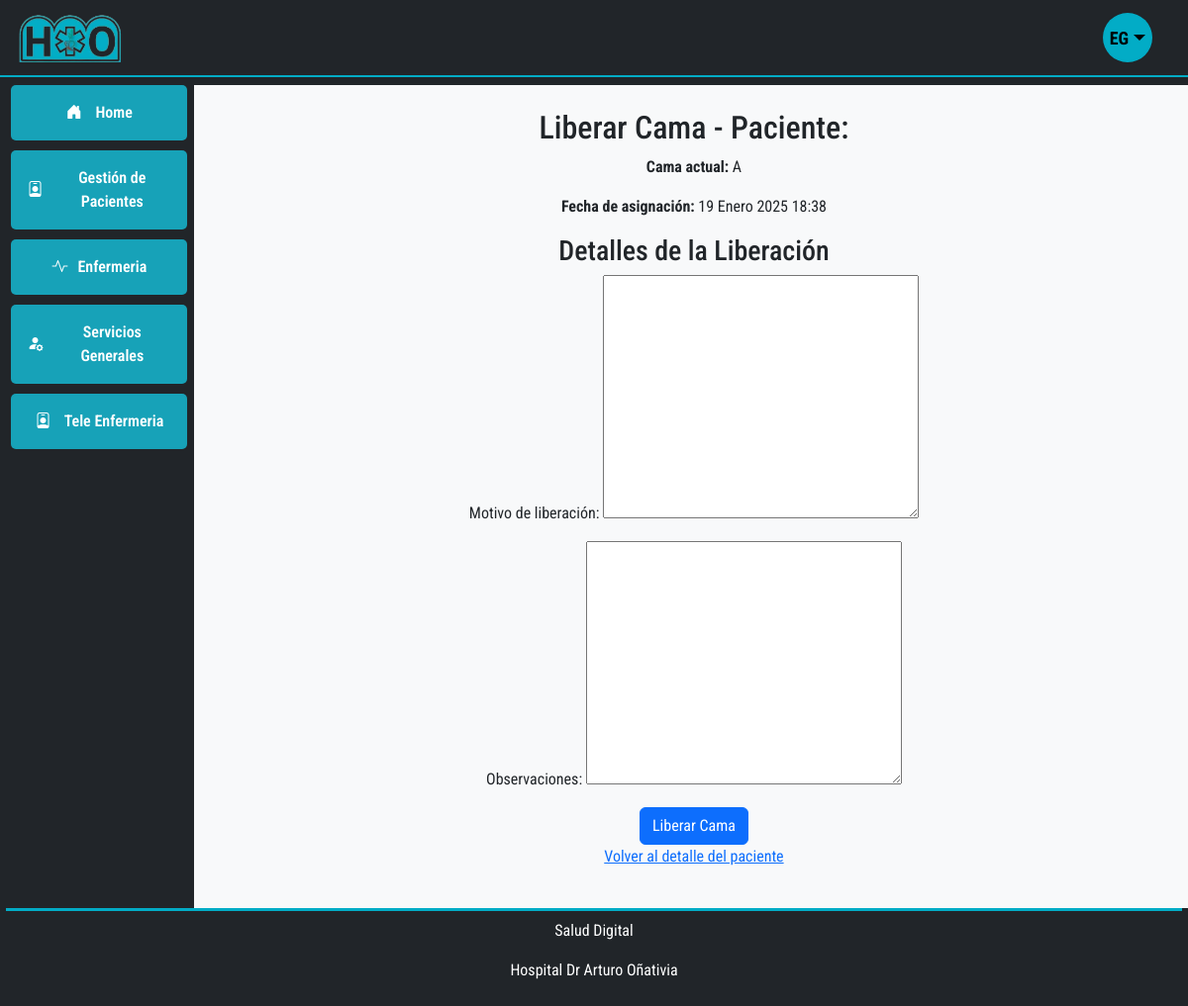
/liberar-cama/1/ (signed in), run on the app's committed database.
### users/models.py (models this page shows, shortened)
class User(AbstractUser, PermissionsMixin):
    first_name = None  # Sobrescribir el campo first_name de AbstractUser
    last_name = None   # Sobrescribir el campo last_name de AbstractUser
    username = None
    name = models.CharField(
        gettext_lazy('First name'), max_length=30, blank=False, null=False
    )
    lastname = models.CharField(
        gettext_lazy('Last name'), max_length=30, blank=False, null=False
    )
    cellphone = models.CharField(
        gettext_lazy('Cellphone'), max_length=10, blank=True, null=True
    )
    email = models.EmailField(
        gettext_lazy('Email'), max_length=254, unique=True, null=False
    )
    uuid = models.UUIDField(unique=True, default=uuid.uuid4, editable=False)
    date_joined = models.DateTimeField(gettext_lazy('Date joined'), auto_now_add=True)
    is_staff = models.BooleanField(gettext_lazy('Staff'), default=False, help_text=gettext_lazy('Designates whether the user can log into this admin site.'))
    is_active = models.BooleanField(gettext_lazy('Active'), default=False)
    servicio = models.CharField(gettext_lazy('Service'), max_length=30, blank=True, null=True)
    cargo = models.CharField(gettext_lazy('Cargo'), max_length=30, blank=True, null=True)
    objects = UserManager()
    USERNAME_FIELD = "email"
    REQUIRED_FIELDS = ["name", "lastname"]
    class Meta:
        verbose_name = gettext_lazy('user')
        verbose_name_plural = gettext_lazy('users')

### gestioncamas/models.py (models this page shows, shortened)
class PacienteCama(models.Model):
    paciente = models.ForeignKey(
        Paciente, on_delete=models.SET_NULL, null=True, blank=True
    )
    cama = models.ForeignKey(Cama, on_delete=models.CASCADE)
    fecha_asignacion = models.DateTimeField(default=timezone.now)
    fecha_liberacion = models.DateTimeField(null=True, blank=True)

class Cama(models.Model):
    ESTADO_CHOICES = [
        ("LIBRE", "Libre"),
        ("OCUPADA", "Ocupada"),
        ("RESERVADA", "Reservada"),
        ("EN_REFACCION", "En Refacción"),
        ("FUERA_DE_SERVICIO", "Fuera de Servicio"),
    ]
    ubicacion = models.ForeignKey(Ubicacion, on_delete=models.CASCADE)
    numero = models.CharField(max_length=20)
    estado = models.CharField(choices=ESTADO_CHOICES, max_length=20)
    notas = models.TextField(blank=True)
    ultima_actualizacion = models.DateTimeField(auto_now=True)
    ultima_limpieza = models.DateTimeField(null=True, blank=True)
    activo = models.BooleanField(default=True)
    created_at = models.DateTimeField(auto_now_add=True)
    updated_at = models.DateTimeField(auto_now=True)

### gestioncamas/views.py (the view)
# urls.py: path("liberar-cama/<int:paciente_id>/", views.liberar_cama, name="liberar_cama"),
@login_required
def liberar_cama(request, paciente_id):
    paciente = get_object_or_404(Paciente, id=paciente_id)
    asignacion_actual = paciente.pacientecama_set.filter(
        fecha_liberacion__isnull=True
    ).first()
    if not asignacion_actual:
        messages.warning(request, "El paciente no tiene una cama asignada actualmente")
        return redirect("pacientes:detallepaciente", id=paciente_id)
    if request.method == "POST":
        form = LiberarCamaForm(request.POST)
        if form.is_valid():
            asignacion_actual.fecha_liberacion = timezone.now()
            asignacion_actual.save()
            cama = asignacion_actual.cama
            cama.notas = (
                f"Liberada el {timezone.now().strftime('%d/%m/%Y %H:%M')}. "
                f"Motivo: {form.cleaned_data['motivo_liberacion']}. "
                f"Observaciones: {form.cleaned_data['observaciones']}"
            )
            cama.estado = "LIBRE"
            cama.save()
            messages.success(request, "Cama liberada exitosamente")
            return redirect("pacientes:detallepaciente", id=paciente_id)
    else:
        form = LiberarCamaForm()
    return render(
        request,
        "gestioncamas/liberar_cama.html",
        {"form": form, "paciente": paciente, "asignacion": asignacion_actual},
    )

### gestioncamas/forms.py
class LiberarCamaForm(forms.Form):
    motivo_liberacion = forms.CharField(max_length=255, widget=forms.Textarea, label="Motivo de liberación")
    observaciones = forms.CharField(max_length=255, widget=forms.Textarea, label="Observaciones")

### gestioncamas/templates/gestioncamas/liberar_cama.html (shortened to what this page needs)
{% extends 'base.html' %}
{% block main_content %}
  <h2>Liberar Cama - Paciente: {{ paciente.nombre }} {{ paciente.apellido }}</h2>
  <p><strong>Cama actual:</strong> {{ asignacion.cama.numero }}</p>
  <p><strong>Fecha de asignación:</strong> {{ asignacion.fecha_asignacion }}</p>
  <h3>Detalles de la Liberación</h3>
  <form method="post">
    {{ form.as_p }}
    <button type="submit" class="btn btn-primary">Liberar Cama</button>
  </form>
  <p><a href="{% url 'pacientes:detallepaciente' paciente.id %}">Volver al detalle del paciente</a></p>
{% endblock %}

### templates/base.html (shortened to what this page needs)
{% load static %}
<!DOCTYPE html>
<html lang="en">
  <head>
    <link
      href="https://cdn.jsdelivr.net/npm/bootstrap@5.3.3/dist/css/bootstrap.min.css"
      rel="stylesheet"
    />
    <link
      rel="stylesheet"
      href="https://cdn.jsdelivr.net/npm/bootstrap-icons@1.11.3/font/bootstrap-icons.min.css"
    />
    <link rel="stylesheet" href="{% static 'css/style.css' %}" />
  </head>
  <body class="bg-dark">
    <nav
      class="navbar navbar-dark bg-dark navbar-expand-lg fixed-top custom-border-bottom mr-1"
    >
      <div class="container-fluid">
        <a class="navbar-brand" href="#"
          ><img
            src="{% static 'imagenes/icono.png' %}"
            alt=""
            size="100"
            height="50"
        /></a>
        <div
          class="offcanvas offcanvas-end text-bg-dark"
          tabindex="-1"
          id="offcanvasDarkNavbar"
          aria-labelledby="offcanvasDarkNavbarLabel"
        >
          <div class="offcanvas-body">
            <ul class="navbar-nav justify-content-end flex-grow-1 pe-3">
                <li class="nav-item mx-lg-2 d-lg-block d-none ms-auto" style="list-style: none;">
                    <div class="dropdown">
                        <div class="user-circle dropdown-toggle" type="button" data-bs-toggle="dropdown" aria-expanded="false">
                          <span id="userInitials" class="user-initials">
                            {% if user.is_authenticated %}
                                {{ user.name|slice:":1" }}{{ user.lastname|slice:":1" }}
                            {% else %}
                                HO
                            {% endif %}
                        </span>
                        </div>
                    </div>
                </li>
            </ul>
          </div>
        </div>
      </div>
    </nav>
    <main class="main-content">
      <div class="row max-expanded-width mg-auto flex-grow">
        <div
          class="menu col-sm-3 col-lg-2 bg-dark d-none d-lg-block text-center align-items-center"
        >
          <div class="box align-items-center justify-content-center">
            <a
              href="{% url 'gestioncamas:dashboard' %}"
              class="text-decoration-none text-white w-100"
            >
              <i class="bi bi-house-door-fill"></i> Home
            </a>
          </div>
          <div
            class="box align-items-center justify-content-center"
            id="Servicios"
            onclick="submenu('subServicios')"
          >
            <i class="bi bi-person-badge"></i> Gestión de Pacientes
          </div>
          <div
            class="box align-items-center justify-content-center w-100"
            id="Enfermeria"
            onclick="submenu('subEnfermeria')"
          >
            <i class="bi bi-activity"></i> Enfermeria
          </div>
          <div
            class="box align-items-center justify-content-center w-100"
            id="serviciosGenerales"
            onclick="submenu('subServiciosGenerales')"
          >
            <i class="bi bi-person-fill-gear"></i> Servicios Generales
          </div>
          <div class="box align-items-center justify-content-center w-100">
            <a href="" class="text-decoration-none text-white">
              <i class="bi bi-person-badge"></i> Tele Enfermeria
            </a>
          </div>
        </div>
        <div
          class="contenido-principal col-m-12 col-lg-10 bg-light align-items-center"
        >
          <div class="row max-expanded-width mg-auto flex-grow text-center">
            <div class="container p-4">
              {% block main_content %} {% endblock %}
            </div>
          </div>
        </div>
      </div>
    </main>
    <footer class="bg-dark text-center">
      <div class="text-white">
        <p>Salud Digital</p>
        <p>Hospital Dr Arturo Oñativia</p>
      </div>
    </footer>
  </body>
</html>

### static/css/style.css (style rules this page uses)
html, body { height: 100%; margin: 0.2rem; font-family: "Roboto Condensed", sans-serif; }
body { display: flex; flex-direction: column; }
main { flex-grow: 1; display: flex; flex-direction: column; }
.row.max-expanded-width { flex-grow: 1; display: flex; }
.col-sm-3, .col-lg-2 { height: 100%; }
.box { width: 100%; padding: 1rem; background-color: #17a2b8; color: white; margin-left: 5px; border-radius: 5px; margin-bottom: 10px; font-size: 1rem; font-weight: 600; text-align: center; cursor: pointer; display: flex; align-items: center; justify-content: center; transition: background-color 0.3s ease; }
.box i { margin-right: 10px; }
footer { padding: 0.5rem; margin: 0; border-top: solid 3px #02ACC6; }
.main-content { margin-top: 5rem; }
.custom-border-bottom { border-bottom: 2px solid #02ACC6; }
.user-circle { width: 50px; height: 50px; border-radius: 50%; background-color: #02ACC6; display: flex; justify-content: center; align-items: center; font-size: 20px; color: black; font-weight: bold; cursor: pointer; }
.user-initials { text-transform: uppercase; font-size: 18px; }

### data on the page
User: name "E", lastname "G"
PacienteCama: cama.numero "A", fecha_asignacion "19 Enero 2025 18:38"
